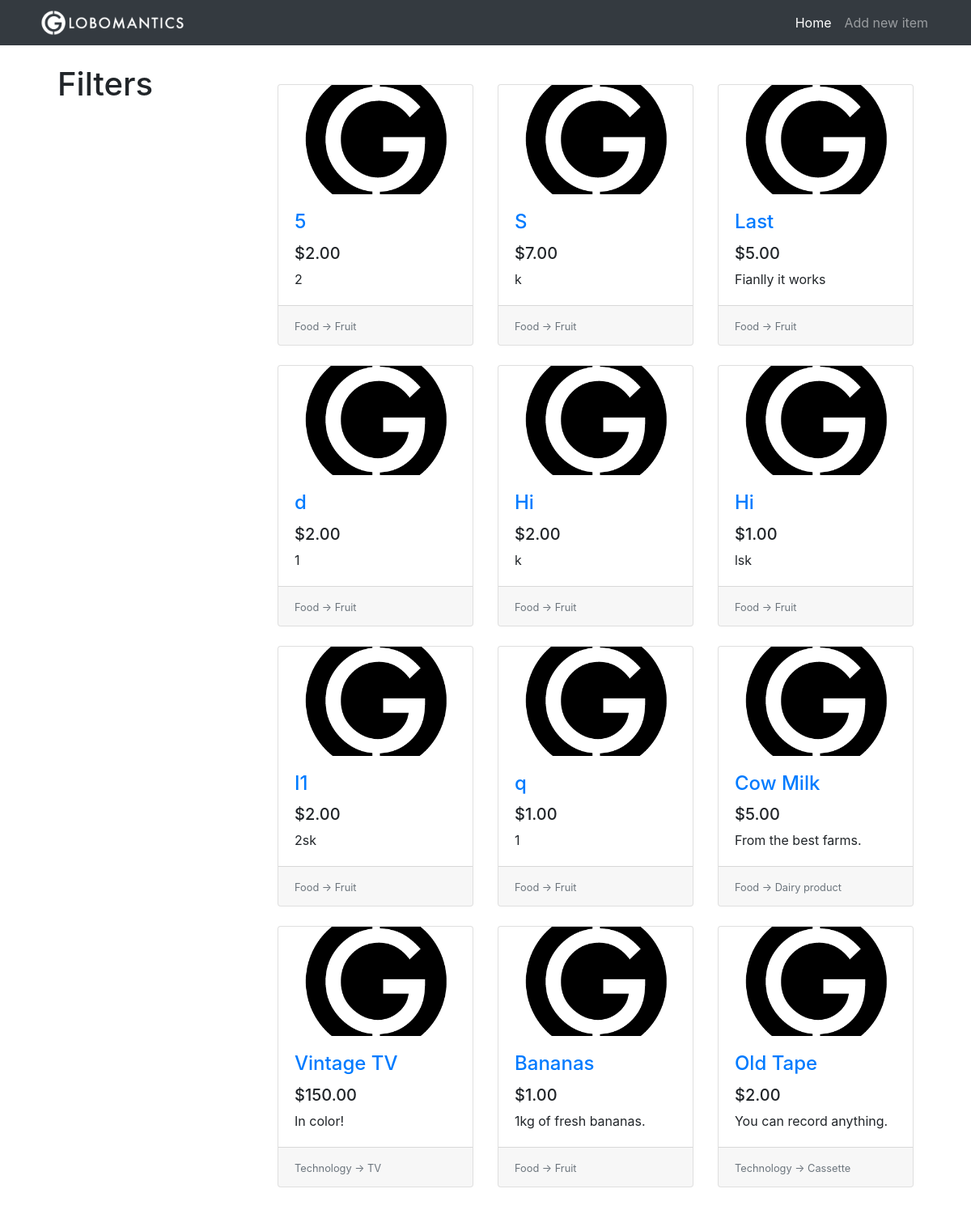
The app's page /, older data.
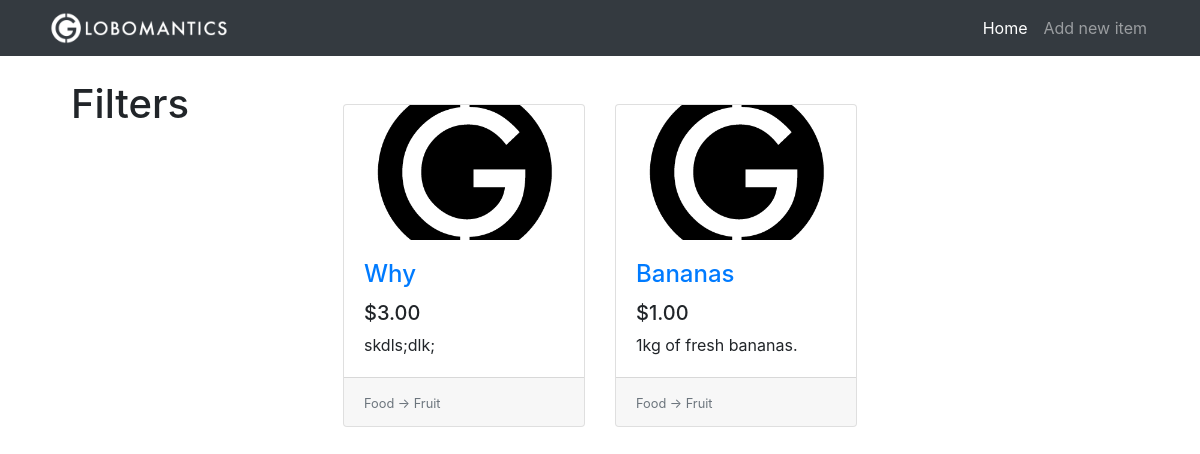
The same page, newer data.
### tables this page shows
CREATE TABLE items(
                    id              INTEGER PRIMARY KEY AUTOINCREMENT,
                    title           TEXT,
                    description     TEXT,
                    price           REAL,
                    image           TEXT,
                    category_id     INTEGER,
                    subcategory_id  INTEGER,
                    FOREIGN KEY(category_id) REFERENCES categories(id),
                    FOREIGN KEY(subcategory_id) REFERENCES subcategories(id)
);

CREATE TABLE categories(
                    id              INTEGER PRIMARY KEY AUTOINCREMENT,
                    name            TEXT
);

CREATE TABLE subcategories(
                    id              INTEGER PRIMARY KEY AUTOINCREMENT,
                    name            TEXT,
                    category_id     INTEGER,
                    FOREIGN KEY(category_id) REFERENCES categories(id)
);

### app.py (the view)
@app.route("/")
def home():
  conn = get_db()
  c = conn.cursor()
  items_from_db = c.execute("""SELECT
                  i.id, i.title, i.description, i.price, i.image, c.name, s.name
                  FROM
                  items AS i
                  INNER JOIN categories AS c ON i.category_id = c.id
                  INNER JOIN subcategories AS s ON i.subcategory_id = s.id
                  ORDER BY i.id DESC
  """)
  items = []
  for row in items_from_db:
    item = {
      "id": row[0],
      "title": row[1],
      "description": row[2],
      "price": row[3],
      "image": row[4],
      "category": row[5],
      "subcategory": row[6]
    }
    items.append(item)
  return render_template("index.html", items=items)

### app.py (called while the page is built)
def get_db():
  db = getattr(g, "_database", None)
  if db is None:
    db = g._database = sqlite3.connect("db/globomantics.db")
  return db

@app.teardown_appcontext
def close_connection(exception):
  db = getattr(g, "_database", None)
  if db is not None:
    db.close()

### templates/index.html
{% extends 'base.html' %}
{% set active_page = 'home' %}
{% block content %}
  <div class="row">
    <div class="col-lg-3">
      <div class="my-4">
        <h1>Filters</h1>
      </div>
    </div>
    <div class="col-lg-9">
      <div class="row my-5 card-wrapper">
        {% if items %}
        {% for item in items %}
        <div class="col-lg-4 col-md-6 mb-4">
          <div class="card h-100">
              <div class="embed-responsive embed-responsive-16by9">
                <a href="{{ url_for('item', item_id=item.id) }}">
                  <img class="card-img-top embed-responsive-item" src="{{ url_for('static', filename='images/placeholder.png') }}">
                </a>
              </div>
              <div class="card-body">
                <h4 class="card-title">
                  <a href="{{ url_for('item', item_id=item.id) }}">{{ item.title }}</a>
                </h4>
                <h5>{{ "$%.2f"|format(item.price) }}</h5>
                <p class="card-text">{{ item.description }}</p>
              </div>
              <div class="card-footer">
                <small class="text-muted">{{item.category}} -> {{item.subcategory}}</small>
              </div>
            </div>
        </div>
        {% endfor %}
        {% else %}
        <h1 class="offset-lg-3">No items yet</h1>
        {% endif %}
      </div>
    </div>
  </div>
{% endblock %}

### templates/base.html (shortened to what this page needs)
<!DOCTYPE html>
<html lang="en">
<head>
  <link rel="stylesheet" href="https://stackpath.bootstrapcdn.com/bootstrap/4.4.1/css/bootstrap.min.css">
  <link rel="stylesheet" href="{{ url_for('static', filename='css/style.css') }}">
</head>
<body>
  <nav class="navbar navbar-expand-lg navbar-dark bg-dark fixed-top">
    <div class="container">
      <a href="{{ url_for('home') }}" class="navbar-brand">
        <img src="{{ url_for('static', filename='images/logo.png') }}" height="40px">
      </a>
      <div class="collapse navbar-collapse" id="navbarResponsive">
        <ul class="navbar-nav ml-auto">
          <li class="nav-item {{ 'active' if active_page == 'home' else '' }}">
            <a href="{{ url_for('home') }}" class="nav-link">Home</a>
          </li>
          <li class="nav-item {{ 'active' if active_page == 'new_item' else '' }}">
            <a href="{{ url_for('new_item') }}" class="nav-link">Add new item</a>
          </li>
        </ul>
      </div>
    </div>
  </nav>
  <div class="container">
  {% block content %}{% endblock %}
  </div>
</body>
</html>

### static/css/style.css (style rules this page uses)
body { padding: 56px; }
.navbar-brand { padding-top: 0rem; padding-bottom: 0rem; }
.card-img-top { object-fit: cover; }

Row changes from the older to the newer data that the page shows:
removed items: title "5", price "$2.00", description "2", category "Food", subcategory "Fruit"
removed items: title "S", price "$7.00", description "k", category "Food", subcategory "Fruit"
removed items: title "Last", price "$5.00", description "Fianlly it works", category "Food", subcategory "Fruit"
removed items: title "d", price "$2.00", description "1", category "Food", subcategory "Fruit"
removed items: title "Hi", price "$2.00", description "k", category "Food", subcategory "Fruit"
removed items: title "Hi", price "$1.00", description "lsk", category "Food", subcategory "Fruit"
removed items: title "I1", price "$2.00", description "2sk", category "Food", subcategory "Fruit"
removed items: title "Cow Milk", price "$5.00", description "From the best farms.", category "Food", subcategory "Dairy product"
removed items: title "Vintage TV", price "$150.00", description "In color!", category "Technology", subcategory "TV"
removed items: title "Old Tape", price "$2.00", description "You can record anything.", category "Technology", subcategory "Cassette"
changed items: title "q" → "Why"; price "$1.00" → "$3.00"; description "1" → "skdls;dlk;"
